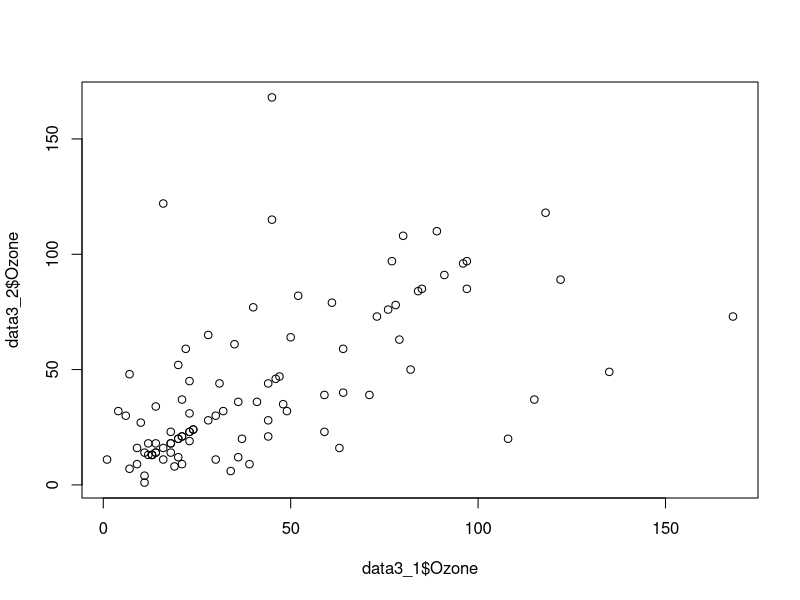
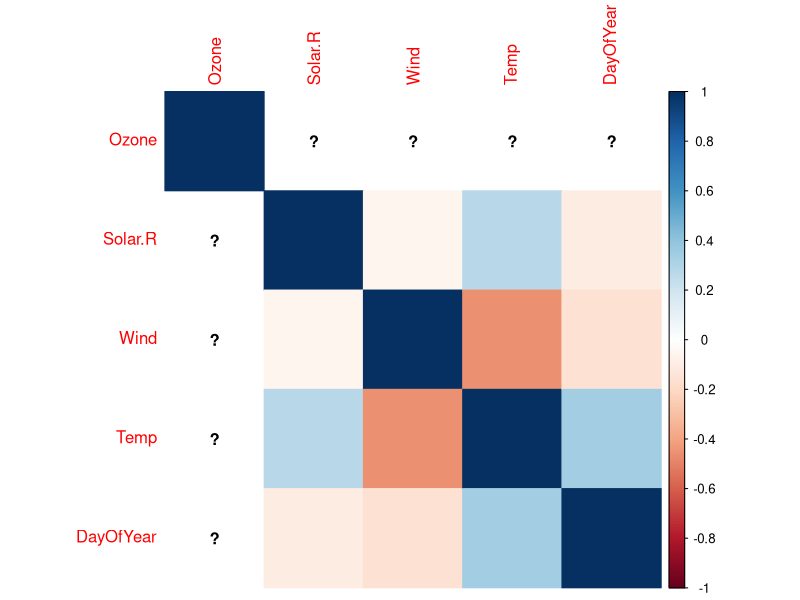
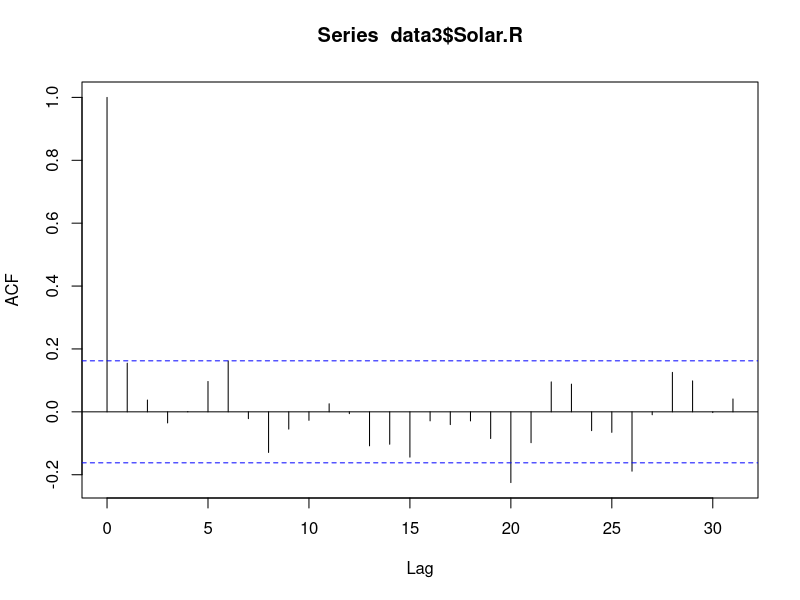
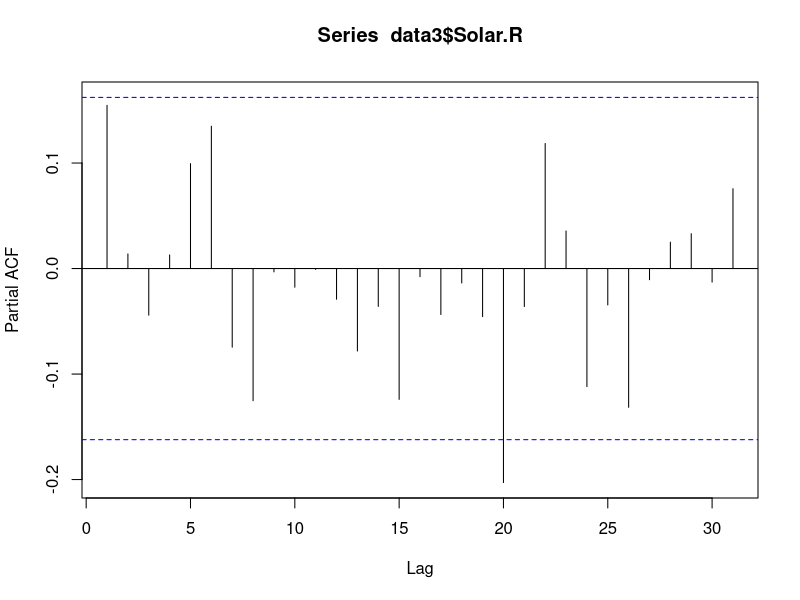
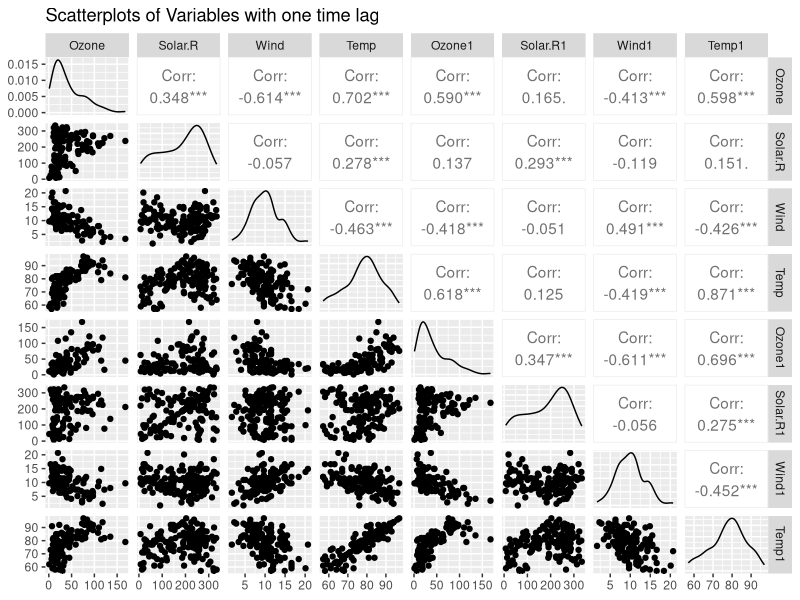

Write the R code that produced these figures, in order. (Note: this script raises an error after producing the figures.)
#TEMPORAL AUTOCORRELATION

#LIBRARIES
library(tidyverse)
library(GGally)
library(nlme)

#DATA
data3<- airquality
head(airquality)

#DATA WRANGLING
unique(airquality$Day) #Test to see if days are unique or not

#DATA MANIPULATION


data3$Date <- as.Date(paste(data3$Month, data3$Day, sep = "-"), format = "%m-%d")
names(airquality)
# Extract the day of the year
data3$DayOfYear <- as.numeric(format(data3$Date, "%j"))
data3<-data3 %>% select(-c("Day", "Month","Date"))

data3$DayOfYear
#TEST FOR TEMPORAL AUTOCORRELATION BETWEEN OZONE AND TIME
data3 <- data3[!is.na(data3$Solar.R), ] #Make sure all ozone values are numeric

data3_1<- data3[-111,] #dataframe containing rows 1- n-1

data3_2<-data3[-1,] #dataframe containing rows 2-n
nrow(data3)

plot(data3_1$Ozone, data3_2$Ozone) #Plot t against t+1

#Test for correlation
cor<- cor.test(data3_1$Solar.R,data3_2$Solar.R) #Dataframe is in time order
p<-cor$p.value #p value very small so there is temporal correlation
p
# Example with a data frame
data1<-cbind(data3_1,data3_2)
correlation_matrix <- cor(data3)
# Example heatmap using the corrplot package
library(corrplot)
corrplot(correlation_matrix, method = "color")
data3$Ozone<-as.numeric(data3$Ozone)
data3$Solar.R<-as.numeric(data3$Solar.R)
#Calculate correlation
cor(data3_1$Solar.R,data3_2$Solar.R)
str(data3)
#There is temporal correlation which is a problem as it means assumption of independence of data points
#doe not hold.

#To see the correlation at different lag values (above it was just for lag 1) we can use acf()
acf(data3$Solar.R, lag.max=31) #Since the vertical lines go above the dashed line up until point 4, there
#is significant autocorrelation up to lag 4.

pacf(data3$Solar.R, na.action = na.pass, lag.max=31)
#The autocorrelation function (acf()) includes the cumulative effect of intermediate lags, while the partial autocorrelation function (pacf()) isolates the direct relationship between a data point and its lagged values.data3)
?acf()

##PLOT T AGAINST T+1 ALL AT ONCE

# Assuming 'your_data' is your dataframe
# Replace it with your actual data

# Create a lagged version of the dataframe (t+1)
lagged_data <- data3[-1,]

# Assuming your dataframes are named df1 and df2


names(data3_1)<-c('Ozone1', 'Solar.R1', 'Wind1', 'Temp1')
# Merge the two dataframes based on a common column, e.g., 'id'
merged_df <- cbind(lagged_data, data3_1)

# Create a matrix of scatterplots using ggpairs
ggpairs(merged_df, 
        columns = c('Ozone', 'Solar.R', 'Wind', 'Temp','Ozone1', 'Solar.R1', 'Wind1', 'Temp1'),  # Replace with your actual variable names
        title = "Scatterplots of Variables with one time lag")


#This is also good for looking for collinear variables

#MODEL DATA
model <- gls(Ozone ~ DayOfYear, data = data3,
             correlation = corARMA(form = ~ DayOfYear, p = 20))

model2 <- gls(Ozone ~ DayOfYear, data = data3,
             correlation = corARMA(form=~DayOfYear, q=3))

model4<-gls(Ozone ~ DayOfYear, data = data3,
            correlation = corARMA(form=~DayOfYear, p=3),weights=varPower(form=~DayOfYear))
AIC(model)
#or correlation = corAR1())
AIC(model4)
AIC(model2) #model is better as we used correct correlation structure.
AIC(lmod)
plot(lmod)
plot(model, which = 3, pch = 16, col = "blue", main = "Scale-Location Plot")
model1<-gls(Ozone~DayOfYear, data=data3)
library(forecast)
lmod<-lm(Ozone ~ DayOfYear, data = data3)
summary(lmod) #shows correlation
summary(model) #no correlation exists in reality
plot(lmod)
?gls()


